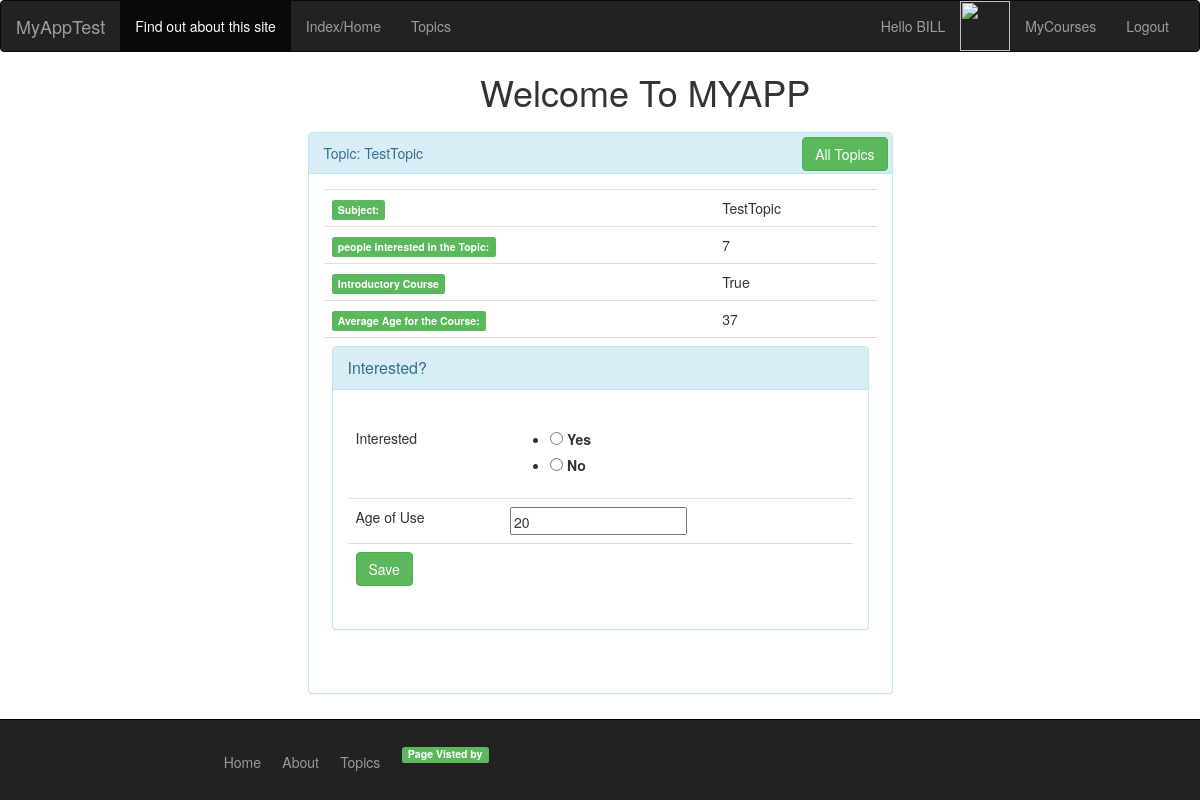
/myApp/topic/1/ (signed in), run on the app's committed database.
### myApp/models.py (models this page shows, shortened)
class Topics(models.Model):
    subject = models.CharField(max_length=100, unique=True)
    intro_course = models.BooleanField(default=True)
    NO_PREFERENCE = 0
    MORNING = 1
    AFTERNOON = 2
    EVENING = 3
    TIME_CHOICES = (
        (0, 'No preference'),
        (1, 'Morning'),
        (2, 'Afternoon'),
        (3, 'Evening')
    )
    time = models.IntegerField(default=0, choices=TIME_CHOICES)
    num_responses = models.IntegerField(default=0)
    avg_age = models.IntegerField(default=20)

### myApp/views.py (the view)
# urls.py: url(r'^topic/(?P<topic_id>\d+)/$', views.topicdetail, name='topicdetail'),
def topicdetail(request, topic_id):
    if (request.user.is_authenticated()):
        testuser = request.user;
    else:
        testuser = ""
    topicdetails = Topics.objects.get(id = topic_id)
    if(request.method=='POST'):
        form = InterestForm(request.POST)
        if(form.is_valid()):
            if(request.POST['interested'] == '1'):
                topicdetails.num_responses += 1;
                avg_age = (topicdetails.avg_age + int(request.POST['age']))/2
                topicdetails.avg_age = avg_age
                topicdetails.save()
        return render(request, 'myapp/topicdetail.html', {'topicdetails': topicdetails, 'form':form, 'testuser': testuser})
    else:
        form = InterestForm()
        return render(request, 'myapp/topicdetail.html', {'topicdetails': topicdetails, 'form':form, 'testuser':testuser})

### myApp/forms.py
class InterestForm(forms.Form):
    CHOICES = (('1', 'Yes',), ('0', 'No',))
    interested = forms.CharField(widget=forms.RadioSelect(choices=CHOICES))
    age = forms.IntegerField(initial=20, label="Age of Use")
    comments = forms.Textarea(attrs={'required':'false'})
    comments.id_for_label('Additional Conditions')

### myApp/templates/myapp/topicdetail.html (shortened to what this page needs)
{% extends 'myapp/base.html' %}
{% block body_block %}
     {% if topicdetails %}
            <div class="row">
            <div class="col-xs-6" style="margin-left: 25%;">
                  <div class="panel panel-info" >
            <div class="panel-heading">Topic: {{ topicdetails.subject }} <a href="{% url 'myApp:topic' %}" style="float: right; margin-top: -1%; margin-right: -2%;" class="btn btn-success">All Topics</a></div>
              <div class="panel-body">
                   <table class="table">
                <tr>
                    <td>
                      <label class="label label-success">  Subject: </label>
                    </td>
                    <td>{{ topicdetails.subject }}</td>
                </tr>
                <tr>
                    <td>
                      <label class="label label-success"> people interested in the Topic: </label>
                    </td>
                        <td>{{ topicdetails.num_responses }}</td>
                </tr>
                <tr>
                    <td>
                      <label class="label label-success"> Introductory Course  </label>
                    </td>
                    <td>{{ topicdetails.intro_course }}</td>
                </tr>
                <tr>
                    <td>
                      <label class="label label-success"> Average Age for the Course: </label>
                    </td>
                     <td>{{ topicdetails.avg_age }}</td>
                </tr>
                       <tr>
                           <td colspan="2">
            <div class="panel panel-info" >
                    <div class="panel-heading">
                        <div class="panel-title">Interested?</div>
                    </div>
                    <div style="padding-top:30px" class="panel-body" >
                         <form method="POST" class="post-form">{% csrf_token %}
                             <table class="table" style="border: hidden;">
                             {% for field in form %}
                                 <tr>
                                     <td>
                                         {{ field.label }}
                                     </td>
                                     <td>
                                         {{ field }}
                                     </td>
                                 </tr>
                              {% endfor %}
                             <tr>
                                 <td colspan="2">
                                       <button type="submit" class="btn btn-success">Save</button>
                                 </td>
                                 </tr>
                             </table>
                         </form>
                    </div>
            </div>
                           </td>
                       </tr>
            </table>
              </div>
        </div>
            </div>
        </div>
    {% else %}
        <strong>There are no available courses!</strong>
    {% endif %}
{% endblock %}

### myApp/templates/myapp/base.html (shortened to what this page needs)
<!DOCTYPE html>
<html>
    <head>
    {% load staticfiles %}
        <link rel="stylesheet" type="text/css" href="{% static 'myapp/style.css' %}" />
        <link rel ="stylesheet" type="text/css" href="https://maxcdn.bootstrapcdn.com/bootstrap/3.3.7/css/bootstrap.min.css" />
    </head>
    <body>
    <nav class="navbar navbar-inverse">
  <div class="container-fluid">
    <div class="navbar-header">
      <a class="navbar-brand" href="#">MyAppTest</a>
    </div>
    <div class="collapse navbar-collapse" id="bs-example-navbar-collapse-1">
      <ul class="nav navbar-nav">
        <li class="active"><a href="{% url 'myApp:about' %}">Find out about this site</a></li>
        <li><a href = "{% url 'myApp:index' %}">Index/Home </a></li>
        <li><a href = "{% url 'myApp:topic' %}">Topics </a></li>
      </ul>
      <ul class="nav navbar-nav navbar-right">
        <li>
            {% if testuser %}
                <a href="#"> Hello {{testuser.first_name }}</a>
                </li>
                 <li><img src="{{ testuser.student.picture }}" height="50" width="50" /></li>
                <li> <a href="{% url 'myApp:mycourses' %}">MyCourses</a> </li>
                <li> <a href="{% url 'myApp:logout' %}">Logout</a> </li>
            {% else %}
               <li> <a href="{% url 'myApp:login' %}" >Login</a></li>
               <li> <a href="{% url 'myApp:register' %}" >Register</a>
        {% endif %}
      </ul>
    </div>
  </div>
</nav>
        <div>
            <h1 style="margin-left: 40%;">Welcome To MYAPP</h1>
            {% block body_block %}*** {% endblock %}
        </div>
    <footer style="z-index: 2">
  <div class="container">
    <p>
        <ul class="footerbar">
                <li class="footerli"><a href = "{% url 'myApp:index' %}">Home</a></li>
                <li class="footerli"><a href = "{% url 'myApp:about' %}">About</a></li>
                 <li class="footerli"><a href = "{% url 'myApp:topic' %}">Topics</a><br/></li>
                <li class="footerli">      <label class="label label-success" style="float: right;">Page Visted by {{ request.COOKIES.counter }}</label></li>
            </ul>
    </p>
  </div>
</footer>
    </body>
</html>

### myApp/static/myapp/style.css (style rules this page uses)
body, html { height: 100%; background-repeat: no-repeat; background:url(https://i.ytimg.com/vi/4kfXjatgeEU/maxresdefault.jpg); font-family: 'Oxygen', sans-serif; background-size: cover; }
label { margin-bottom: 15px; }
input, input::-webkit-input-placeholder { font-size: 11px; padding-top: 3px; }

### myApp/templates/myapp/base.html (style rules this page uses)
html, body { height: 100%; }
ul.footerbar { display: block; list-style-type: none; }
li.footerli { padding-left: 2%; display: inline-block; }
footer { position: fixed; width: 100%; color: #666; background: #222; padding: 17px 0 18px 0; border-top: 1px solid #000; bottom: 0; overflow: hidden; margin-top: 10%; }
footer a { color: #999; }
.container { max-width: 940px; }

### data on the page
Topics: subject "TestTopic", num_responses "7", intro_course "True", avg_age "37"

### other printed values
{{ testuser.first_name }} "BILL"
{{ field.label }} "Interested" "Age of Use"
